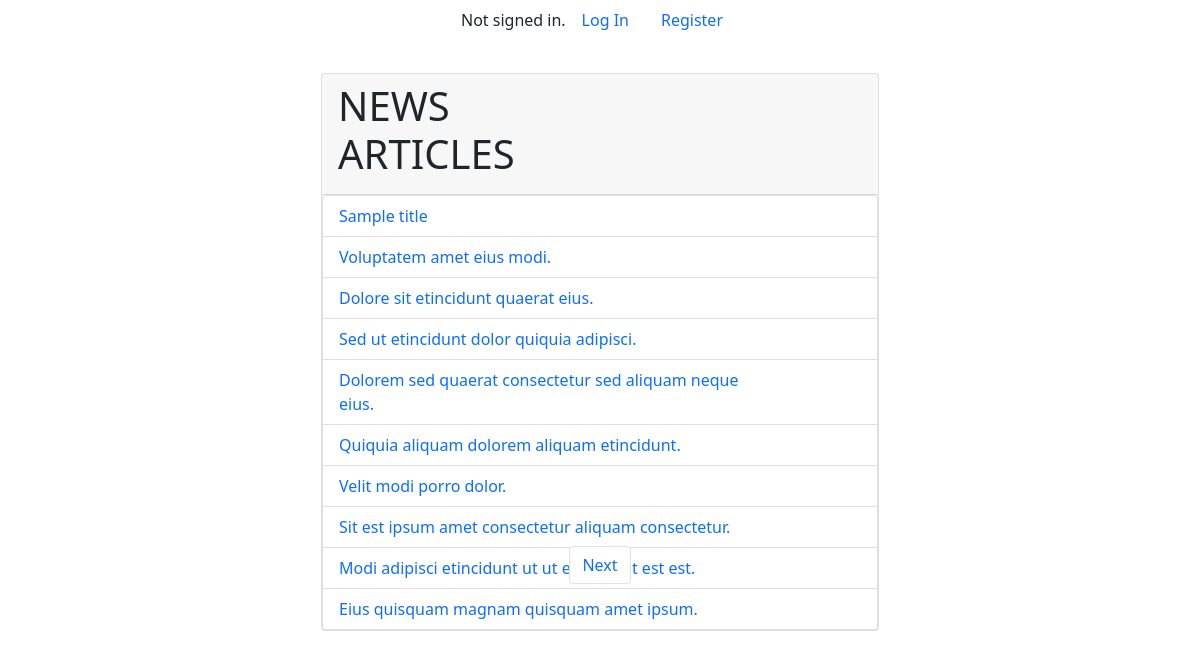
The page / on the database its author committed.
### news/models.py (models this page shows)
class Article(models.Model):
    title = models.CharField(max_length=200)
    content = models.TextField()
    author = models.ForeignKey(User, on_delete=models.CASCADE)
    image_url = models.URLField(max_length=200, blank=True)
    created_at = models.DateTimeField(auto_now_add=True)
    updated_at = models.DateTimeField(auto_now=True)

### news/views.py (the view)
# urls.py: path('', views.index, name='index'),
def index(request):
    articles = Article.objects.all().order_by('-updated_at')
    paginator = Paginator(articles, 10)
    page_number = request.GET.get('page')
    page_obj = paginator.get_page(page_number)
    return render(request, 'news/index.html', {'page_obj': page_obj})

### news/templates/news/index.html (shortened to what this page needs)
{% extends "news/layout.html" %}
{% load static %}
{% block body %}
    <div class="card w-50">
        <div class="card-header">
          <div class="row">
            <div class="col-6">
              <h1 class="text-uppercase">
                News Articles
              </h1>
            </div>
          </div>
        </div>
        <div class="list-group">
          {% for article in page_obj %}
          <div
          class="list-group-item list-group-item-action d-flex flex-row justify-content-between"
          aria-current="true">
            <a href="{% url 'news:article_detail' article.id %}"
            class="text-decoration-none col-10"
            aria-current="true">
              {{ article.title }}
            </a>
          </div>
          {% endfor %}
        </div>
    </div>
    <nav aria-label="Page navigation example" class="position-absolute down_pagination">
      <ul class="pagination">
          {% if page_obj.has_next %}
              <li class="page-item">
                  <a class="text-decoration-none page-link" href="?page={{ page_obj.next_page_number }}">Next</a>
              </li>
          {% endif %}
      </ul>
  </nav>
{% endblock %}

### news/static/news/styles.css (style rules this page uses)
.down_pagination { bottom: 200px; }

### rows shown on the page
Article: title "Sample title"
Article: title "Voluptatem amet eius modi."
Article: title "Dolore sit etincidunt quaerat eius."
Article: title "Sed ut etincidunt dolor quiquia adipisci."
Article: title "Dolorem sed quaerat consectetur sed aliquam neque eius."
Article: title "Quiquia aliquam dolorem aliquam etincidunt."
Article: title "Velit modi porro dolor."
Article: title "Sit est ipsum amet consectetur aliquam consectetur."
Article: title "Modi adipisci etincidunt ut ut etincidunt est est."
Article: title "Eius quisquam magnam quisquam amet ipsum."
